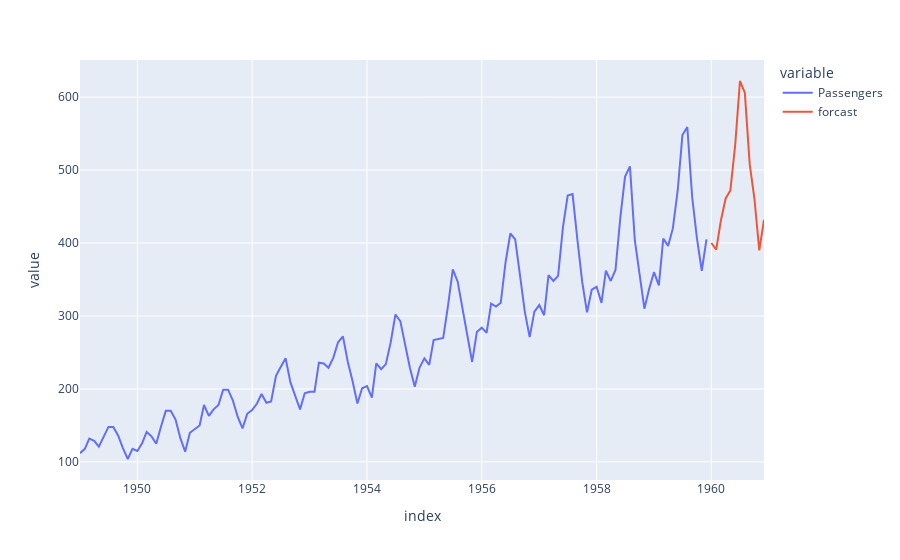

This figure's notebook cell:
### Code cell
# 将 air_df 的数据画图出来(plotly)
# Plotly 很聪明把现在(Passengers) 和 未来(Fcst) 的数据分开了
fig5 = fcst_df.plot()
fig5.show()

### Figure 1 — Plotly figure (JSON) as saved in the notebook; plotly's stock layout.template omitted (floating-point values rounded to 4 significant figures; data arrays with more than 128 entries replaced by an {"elided": "..."} marker saying what was removed)
{"data": [{"hovertemplate": "variable=Passengers<br>index=%{x}<br>value=%{y}<extra></extra>", "legendgroup": "Passengers", "line": {"color": "#636efa", "dash": "solid"}, "mode": "lines", "name": "Passengers", "orientation": "v", "showlegend": true, "type": "scatter", "x": {"elided": "144 str values"}, "xaxis": "x", "y": {"elided": "144 int values"}, "yaxis": "y"}, {"hovertemplate": "variable=forcast<br>index=%{x}<br>value=%{y}<extra></extra>", "legendgroup": "forcast", "line": {"color": "#EF553B", "dash": "solid"}, "mode": "lines", "name": "forcast", "orientation": "v", "showlegend": true, "type": "scatter", "x": {"elided": "144 str values"}, "xaxis": "x", "y": {"elided": "144 int values"}, "yaxis": "y"}], "layout": {"legend": {"title": {"text": "variable"}, "tracegroupgap": 0}, "margin": {"t": 60}, "xaxis": {"anchor": "y", "domain": [0, 1], "title": {"text": "index"}}, "yaxis": {"anchor": "x", "domain": [0, 1], "title": {"text": "value"}}}}
